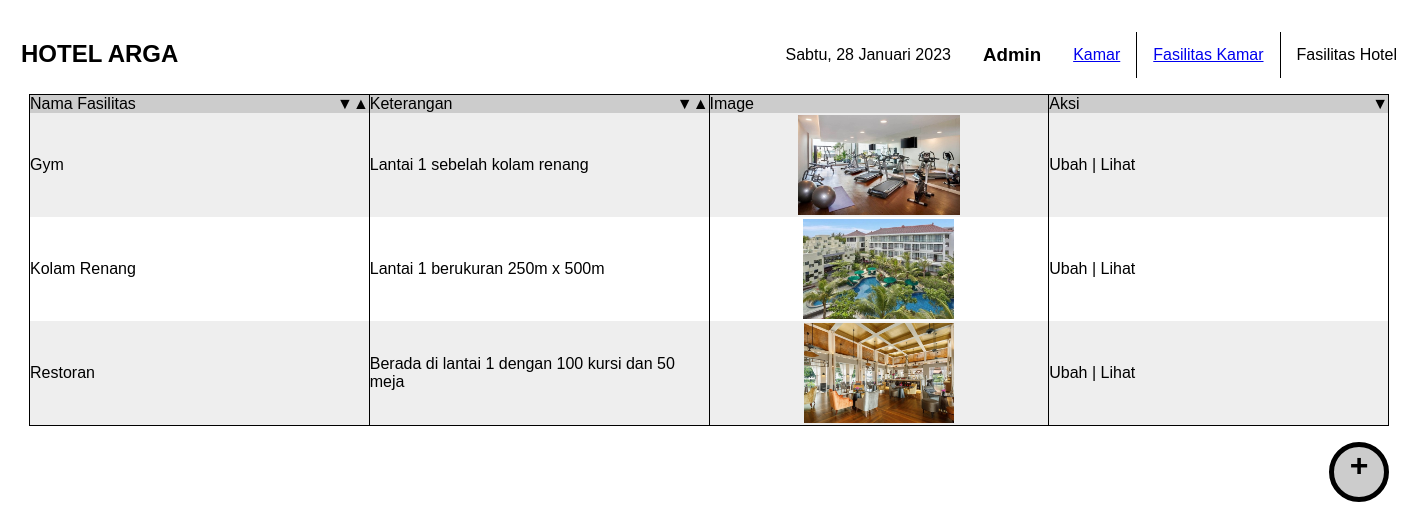
Screenshot of /admin-fasilitashotel.php (signed in) with the database file from the repository.
### tables this page shows
CREATE TABLE `fasilitashotel` (
  `namafasilitas` varchar(25) NOT NULL,
  `keterangan` varchar(255) DEFAULT NULL,
  `gambar` varchar(30) NOT NULL
);

### admin-fasilitashotel.php (the view, shortened to what this page needs)
<?php include 'Include/headserver.php'; include 'Include/header.php'; ?>
<?php include 'Include/headeradmin.php' ?>
<div class="content">
    <table>
        <thead>
        <tr class="tabletop">
            <td class="pointer" onclick="sortTable(this,'string')" data-descending="0">Nama Fasilitas<div class="sort">▼▲<div></td>
            <td class="pointer" onclick="sortTable(this,'string')" data-descending="0">Keterangan<div class="sort">▼▲<div></td>
            <td>Image</td>
            <td class="pointer" onclick="hideTable()">Aksi<div class="hide">▼<div></td>
        </tr>
        </thead>
        <tbody>
        <?php
        if (isset($_SESSION["hak"]) && $_SESSION["hak"]=="admin") {
        $result=$conn->query("SELECT * FROM fasilitashotel");
        while ($row = $result->fetch_assoc()) {
            echo "<tr class='tablecontent'><td>".$row["namafasilitas"]."</td><td>".$row["keterangan"]."</td><td><img class='imgprev pointer' src='Media/".$row["gambar"]."' onclick='startPreview(\"".$row["gambar"]."\")'></td><td><a class='pointer' onclick='editData(\"".$row["namafasilitas"]."\",\"".$row["keterangan"]."\",\"".$row["gambar"]."\")'>Ubah</a> | <a class='pointer' onclick='openLihat(\"".$row["namafasilitas"]."\")'>Lihat</a></td></tr>";
        }
        }
        ?>
        </tbody>
    </table>
    <div class="inputdiv">
    <h1 class="addbutton pointer" onclick="addData()">+</h1>
    </div>
</div>
<div class="footer">
</div>
<?php include 'Include/footer.php'; mysqli_close($conn);?>

### CSS/style.css (style rules this page uses)
* { padding:0; margin:0; box-sizing: border-box; font-family: 'Comic Sans MS', 'Chalkboard SE', 'Comic Neue', sans-serif; }
.content { width: 85pc; margin-top: 1pc; margin-left: auto; margin-right: auto; }
.footer { height: 2pc; }
.imgprev { display: block; margin-top: 2px; margin-bottom: 2px; max-height: 100px; max-width: 100%; height:100%; width:100%; object-fit: contain; }

### admin-fasilitashotel.php (style rules this page uses)
table { border-spacing: 0; border-top: 1px solid #000; border-bottom: 1px solid #000; border-left: 1px solid #000; width: 100%; table-layout: fixed; }
td { border-right: 1px solid #000; display: table-cell; }
.tabletop { background-color: rgb(204,204,204); }
.tablecontent { background-color: rgb(238,238,238); }
.tablecontent:nth-child(even) { background-color: #fff; }
.inputdiv { overflow: hidden; }
.inputdiv > * { margin-top: 1pc; }
.addbutton { float: right; height: 60px; width: 60px; text-align: center; border: 5px solid #000; border-radius: 50%; background-color: rgb(204,204,204); }
.sort { float: right; }
.hide { float: right; }

### rows the page displays
fasilitashotel: namafasilitas "Gym", keterangan "Lantai 1 sebelah kolam renang", gambar (picture)
fasilitashotel: namafasilitas "Kolam Renang", keterangan "Lantai 1 berukuran 250m x 500m", gambar (picture)
fasilitashotel: namafasilitas "Restoran", keterangan "Berada di lantai 1 dengan 100 kursi dan 50 meja", gambar (picture)
